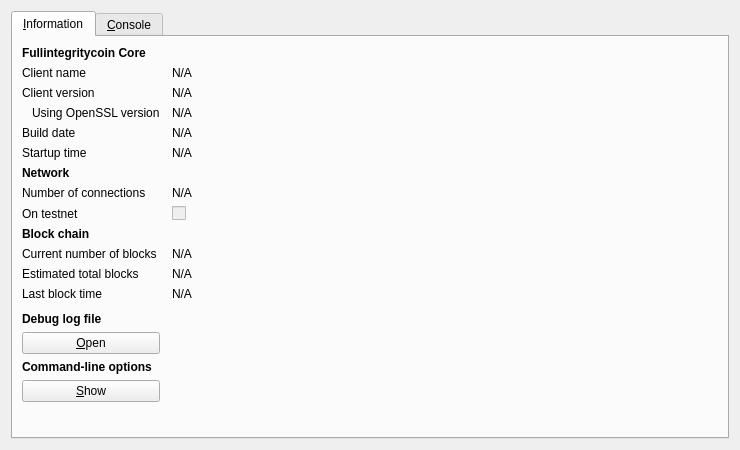
<?xml version="1.0" encoding="UTF-8"?>
<ui version="4.0">
 <class>RPCConsole</class>
 <widget class="QDialog" name="RPCConsole">
  <property name="geometry">
   <rect>
    <x>0</x>
    <y>0</y>
    <width>740</width>
    <height>450</height>
   </rect>
  </property>
  <property name="windowTitle">
   <string>Fullintegritycoin - Debug window</string>
  </property>
  <layout class="QVBoxLayout" name="verticalLayout_2">
   <item>
    <widget class="QTabWidget" name="tabWidget">
     <property name="currentIndex">
      <number>0</number>
     </property>
     <widget class="QWidget" name="tab_info">
      <attribute name="title">
       <string>&amp;Information</string>
      </attribute>
      <layout class="QGridLayout" name="gridLayout" columnstretch="0,1">
       <property name="horizontalSpacing">
        <number>12</number>
       </property>
       <item row="0" column="0">
        <widget class="QLabel" name="label_9">
         <property name="font">
          <font>
           <weight>75</weight>
           <bold>true</bold>
          </font>
         </property>
         <property name="text">
          <string>Fullintegritycoin Core</string>
         </property>
        </widget>
       </item>
       <item row="1" column="0">
        <widget class="QLabel" name="label_5">
         <property name="text">
          <string>Client name</string>
         </property>
        </widget>
       </item>
       <item row="1" column="1">
        <widget class="QLabel" name="clientName">
         <property name="cursor">
          <cursorShape>IBeamCursor</cursorShape>
         </property>
         <property name="text">
          <string>N/A</string>
         </property>
         <property name="textFormat">
          <enum>Qt::PlainText</enum>
         </property>
         <property name="textInteractionFlags">
          <set>Qt::LinksAccessibleByMouse|Qt::TextSelectableByKeyboard|Qt::TextSelectableByMouse</set>
         </property>
        </widget>
       </item>
       <item row="2" column="0">
        <widget class="QLabel" name="label_6">
         <property name="text">
          <string>Client version</string>
         </property>
        </widget>
       </item>
       <item row="2" column="1">
        <widget class="QLabel" name="clientVersion">
         <property name="cursor">
          <cursorShape>IBeamCursor</cursorShape>
         </property>
         <property name="text">
          <string>N/A</string>
         </property>
         <property name="textFormat">
          <enum>Qt::PlainText</enum>
         </property>
         <property name="textInteractionFlags">
          <set>Qt::LinksAccessibleByMouse|Qt::TextSelectableByKeyboard|Qt::TextSelectableByMouse</set>
         </property>
        </widget>
       </item>
       <item row="3" column="0">
        <widget class="QLabel" name="label_14">
         <property name="text">
          <string>Using OpenSSL version</string>
         </property>
         <property name="indent">
          <number>10</number>
         </property>
        </widget>
       </item>
       <item row="3" column="1">
        <widget class="QLabel" name="openSSLVersion">
         <property name="cursor">
          <cursorShape>IBeamCursor</cursorShape>
         </property>
         <property name="text">
          <string>N/A</string>
         </property>
         <property name="textFormat">
          <enum>Qt::PlainText</enum>
         </property>
         <property name="textInteractionFlags">
          <set>Qt::LinksAccessibleByMouse|Qt::TextSelectableByKeyboard|Qt::TextSelectableByMouse</set>
         </property>
        </widget>
       </item>
       <item row="4" column="0">
        <widget class="QLabel" name="label_12">
         <property name="text">
          <string>Build date</string>
         </property>
        </widget>
       </item>
       <item row="4" column="1">
        <widget class="QLabel" name="buildDate">
         <property name="cursor">
          <cursorShape>IBeamCursor</cursorShape>
         </property>
         <property name="text">
          <string>N/A</string>
         </property>
         <property name="textFormat">
          <enum>Qt::PlainText</enum>
         </property>
         <property name="textInteractionFlags">
          <set>Qt::LinksAccessibleByMouse|Qt::TextSelectableByKeyboard|Qt::TextSelectableByMouse</set>
         </property>
        </widget>
       </item>
       <item row="5" column="0">
        <widget class="QLabel" name="label_13">
         <property name="text">
          <string>Startup time</string>
         </property>
        </widget>
       </item>
       <item row="5" column="1">
        <widget class="QLabel" name="startupTime">
         <property name="cursor">
          <cursorShape>IBeamCursor</cursorShape>
         </property>
         <property name="text">
          <string>N/A</string>
         </property>
         <property name="textFormat">
          <enum>Qt::PlainText</enum>
         </property>
         <property name="textInteractionFlags">
          <set>Qt::LinksAccessibleByMouse|Qt::TextSelectableByKeyboard|Qt::TextSelectableByMouse</set>
         </property>
        </widget>
       </item>
       <item row="6" column="0">
        <widget class="QLabel" name="label_11">
         <property name="font">
          <font>
           <weight>75</weight>
           <bold>true</bold>
          </font>
         </property>
         <property name="text">
          <string>Network</string>
         </property>
        </widget>
       </item>
       <item row="7" column="0">
        <widget class="QLabel" name="label_7">
         <property name="text">
          <string>Number of connections</string>
         </property>
        </widget>
       </item>
       <item row="7" column="1">
        <widget class="QLabel" name="numberOfConnections">
         <property name="cursor">
          <cursorShape>IBeamCursor</cursorShape>
         </property>
         <property name="text">
          <string>N/A</string>
         </property>
         <property name="textFormat">
          <enum>Qt::PlainText</enum>
         </property>
         <property name="textInteractionFlags">
          <set>Qt::LinksAccessibleByMouse|Qt::TextSelectableByKeyboard|Qt::TextSelectableByMouse</set>
         </property>
        </widget>
       </item>
       <item row="8" column="0">
        <widget class="QLabel" name="label_8">
         <property name="text">
          <string>On testnet</string>
         </property>
        </widget>
       </item>
       <item row="8" column="1">
        <widget class="QCheckBox" name="isTestNet">
         <property name="enabled">
          <bool>false</bool>
         </property>
         <property name="text">
          <string/>
         </property>
        </widget>
       </item>
       <item row="9" column="0">
        <widget class="QLabel" name="label_10">
         <property name="font">
          <font>
           <weight>75</weight>
           <bold>true</bold>
          </font>
         </property>
         <property name="text">
          <string>Block chain</string>
         </property>
        </widget>
       </item>
       <item row="10" column="0">
        <widget class="QLabel" name="label_3">
         <property name="text">
          <string>Current number of blocks</string>
         </property>
        </widget>
       </item>
       <item row="10" column="1">
        <widget class="QLabel" name="numberOfBlocks">
         <property name="cursor">
          <cursorShape>IBeamCursor</cursorShape>
         </property>
         <property name="text">
          <string>N/A</string>
         </property>
         <property name="textFormat">
          <enum>Qt::PlainText</enum>
         </property>
         <property name="textInteractionFlags">
          <set>Qt::LinksAccessibleByMouse|Qt::TextSelectableByKeyboard|Qt::TextSelectableByMouse</set>
         </property>
        </widget>
       </item>
       <item row="11" column="0">
        <widget class="QLabel" name="label_4">
         <property name="text">
          <string>Estimated total blocks</string>
         </property>
        </widget>
       </item>
       <item row="11" column="1">
        <widget class="QLabel" name="totalBlocks">
         <property name="cursor">
          <cursorShape>IBeamCursor</cursorShape>
         </property>
         <property name="text">
          <string>N/A</string>
         </property>
         <property name="textFormat">
          <enum>Qt::PlainText</enum>
         </property>
         <property name="textInteractionFlags">
          <set>Qt::LinksAccessibleByMouse|Qt::TextSelectableByKeyboard|Qt::TextSelectableByMouse</set>
         </property>
        </widget>
       </item>
       <item row="12" column="0">
        <widget class="QLabel" name="label_2">
         <property name="text">
          <string>Last block time</string>
         </property>
        </widget>
       </item>
       <item row="12" column="1">
        <widget class="QLabel" name="lastBlockTime">
         <property name="cursor">
          <cursorShape>IBeamCursor</cursorShape>
         </property>
         <property name="text">
          <string>N/A</string>
         </property>
         <property name="textFormat">
          <enum>Qt::PlainText</enum>
         </property>
         <property name="textInteractionFlags">
          <set>Qt::LinksAccessibleByMouse|Qt::TextSelectableByKeyboard|Qt::TextSelectableByMouse</set>
         </property>
        </widget>
       </item>
       <item row="13" column="0">
        <spacer name="verticalSpacer_2">
         <property name="orientation">
          <enum>Qt::Vertical</enum>
         </property>
         <property name="sizeHint" stdset="0">
          <size>
           <width>20</width>
           <height>20</height>
          </size>
         </property>
        </spacer>
       </item>
       <item row="14" column="0">
        <widget class="QLabel" name="labelDebugLogfile">
         <property name="font">
          <font>
           <weight>75</weight>
           <bold>true</bold>
          </font>
         </property>
         <property name="text">
          <string>Debug log file</string>
         </property>
        </widget>
       </item>
       <item row="15" column="0">
        <widget class="QPushButton" name="openDebugLogfileButton">
         <property name="toolTip">
          <string>Open the Fullintegritycoin debug log file from the current data directory. This can take a few seconds for large log files.</string>
         </property>
         <property name="text">
          <string>&amp;Open</string>
         </property>
         <property name="autoDefault">
          <bool>false</bool>
         </property>
        </widget>
       </item>
       <item row="16" column="0">
        <widget class="QLabel" name="labelCLOptions">
         <property name="font">
          <font>
           <weight>75</weight>
           <bold>true</bold>
          </font>
         </property>
         <property name="text">
          <string>Command-line options</string>
         </property>
        </widget>
       </item>
       <item row="17" column="0">
        <widget class="QPushButton" name="showCLOptionsButton">
         <property name="toolTip">
          <string>Show the Fullintegritycoin-Qt help message to get a list with possible Fullintegritycoin command-line options.</string>
         </property>
         <property name="text">
          <string>&amp;Show</string>
         </property>
         <property name="autoDefault">
          <bool>false</bool>
         </property>
        </widget>
       </item>
       <item row="18" column="0">
        <spacer name="verticalSpacer">
         <property name="orientation">
          <enum>Qt::Vertical</enum>
         </property>
         <property name="sizeHint" stdset="0">
          <size>
           <width>20</width>
           <height>40</height>
          </size>
         </property>
        </spacer>
       </item>
      </layout>
     </widget>
     <widget class="QWidget" name="tab_console">
      <attribute name="title">
       <string>&amp;Console</string>
      </attribute>
      <layout class="QVBoxLayout" name="verticalLayout_3">
       <property name="spacing">
        <number>3</number>
       </property>
       <item>
        <widget class="QTextEdit" name="messagesWidget">
         <property name="minimumSize">
          <size>
           <width>0</width>
           <height>100</height>
          </size>
         </property>
         <property name="readOnly">
          <bool>true</bool>
         </property>
         <property name="tabKeyNavigation" stdset="0">
          <bool>false</bool>
         </property>
         <property name="columnCount" stdset="0">
          <number>2</number>
         </property>
        </widget>
       </item>
       <item>
        <layout class="QHBoxLayout" name="horizontalLayout">
         <property name="spacing">
          <number>3</number>
         </property>
         <item>
          <widget class="QLabel" name="label">
           <property name="text">
            <string notr="true">&gt;</string>
           </property>
          </widget>
         </item>
         <item>
          <widget class="QLineEdit" name="lineEdit"/>
         </item>
         <item>
          <widget class="QPushButton" name="clearButton">
           <property name="maximumSize">
            <size>
             <width>24</width>
             <height>24</height>
            </size>
           </property>
           <property name="toolTip">
            <string>Clear console</string>
           </property>
           <property name="text">
            <string/>
           </property>
           <property name="icon">
            <iconset resource="../bitcoin.qrc">
             <normaloff>:/icons/remove</normaloff>:/icons/remove</iconset>
           </property>
           <property name="shortcut">
            <string notr="true">Ctrl+L</string>
           </property>
           <property name="autoDefault">
            <bool>false</bool>
           </property>
          </widget>
         </item>
        </layout>
       </item>
      </layout>
     </widget>
    </widget>
   </item>
  </layout>
 </widget>
 <resources>
  <include location="../bitcoin.qrc"/>
 </resources>
 <connections/>
</ui>
